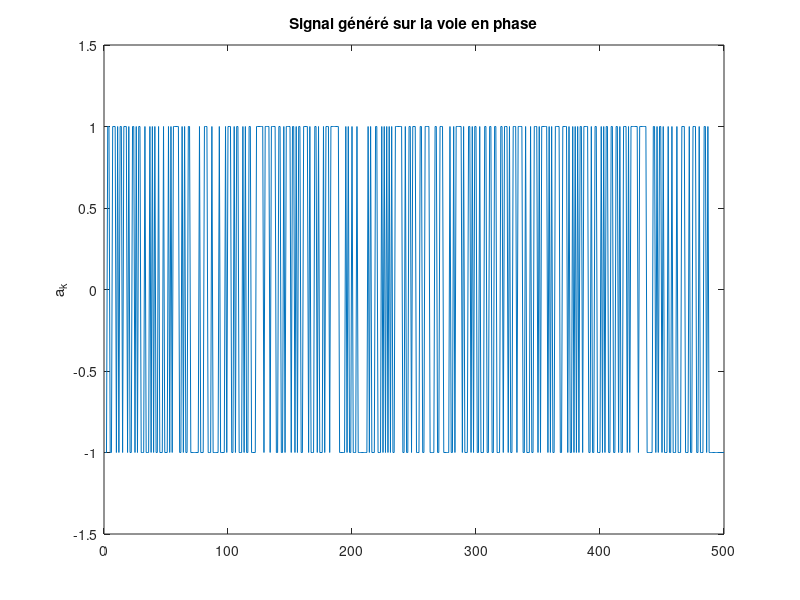
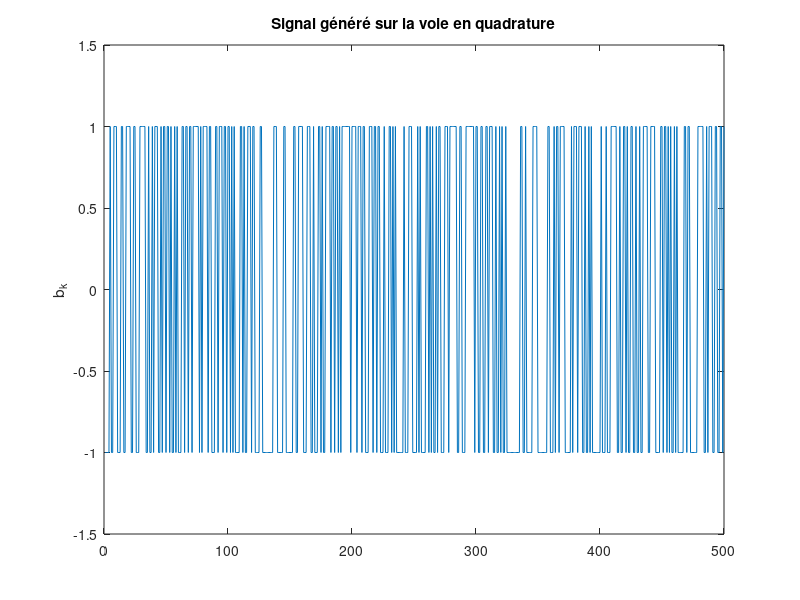

Reproduce these figures in MATLAB, in order. (Note: this script raises an error after producing the figures.)
clear all;
close all;
clc;

%% Constantes
alpha = 0.35;
fp = 2000; 
Fe = 10000;
Rs = 1000;
Ts = 1/Rs;
Te = 1/Fe;
Ns = floor(Ts/Te);
nb_bits = 1000; 
n = 2; % nombre de bits par symbole
t0 = 1;
M = 4;

%% Tracer les signaux en phase et en quadrature de phase
% Générer l'information binaire
bits = randi([0,1], 1, nb_bits);

% Mapping 
a = 2*bits(1:2:end)-1;
b = 2*bits(2:2:end)-1;
symbole_complexe = a + j*b;

figure();
plot(a);
axis([0 length(a) -1.5 1.5]);
ylabel("a_k");
title("Signal généré sur la voie en phase");

figure();
plot(b);
title("Signal généré sur la voie en quadrature");
axis([0 length(b) -1.5 1.5]);
ylabel("b_k");

% Suite de diracs
suite_de_dirac = kron(symbole_complexe, [1 zeros(1, Ns-1)]);

% Signal en sortie du filtre de mise en forme
h = rcosdesign(alpha, 4*n, Ns, 'normal');
retard = 4 * Ns;
suite_de_dirac_r = cat(2,suite_de_dirac, zeros(1,retard));
x_e = filter(h, 1, suite_de_dirac_r); 
x_e = x_e(retard +1 : end);


%% Densité spectrale de puissance de l'enveloppe complexe associciée au signal modulé sur fréquence porteuse

dsp = (1/length(x_e)).*abs(fft(x_e).*fft(x_e));
figure();
plot(linspace(0,Fe,length(dsp)), dsp);
title("Périodogramme du signal modulé sur fréquence porteuse");
xlabel("fréquence en Hertz");
ylabel("Périodogramme");


%% Implantation de la chaîne complète sans bruit

% Passage dans le filtre de réception
x_f = filter(h, 1, [x_e zeros(1, retard)]);
x_f = x_f(retard + 1 : end);

% Echantillonnage
x_f_ech = x_f(t0:Ns:end);

% Prise de décisison
bits_decides = zeros(1,length(bits));
bits_decides(1:2:end) = (sign(real(x_f_ech)) + 1) / 2;
bits_decides(2:2:end) = (sign(imag(x_f_ech)) + 1) / 2;

% Calcul TEB
TEB = length(find(bits_decides ~= bits))/length(bits) % le TEB est bien nul

%% Implantation de la chaîne avec bruit

Eb_N0_dB = [0:0.5:6];
Eb_N0 = 10.^(Eb_N0_dB/10);
TEB_m = zeros(1, length(Eb_N0_dB));
TEB_th = zeros(1, length(Eb_N0_dB));
Px = mean(abs(x_e).^2);


for i = 1:length(Eb_N0_dB)
    sigma_n_carre_reel = Px * Ns/ (2*log2(M)*Eb_N0(1,i)); % même que sigma_n_carre_im
    bruit_reel = sqrt(sigma_n_carre_reel) .* randn(1, length(x_e));
    bruit = bruit_reel + j*bruit_reel;
    x_c = x_e + bruit;
    
    % Passage dans le filtre de réception
    x_f = filter(h, 1, [x_c zeros(1, retard)]);
    x_f = x_f(retard + 1 : end);

    % Echantillonnage
    x_f_ech = x_f(t0:Ns:end);

    % Prise de décisison
    bits_decides = zeros(1,length(bits));
    bits_decides(1:2:end) = (sign(real(x_f_ech)) + 1) / 2;
    bits_decides(2:2:end) = (sign(imag(x_f_ech)) + 1) / 2;

    % Calcul TEB
    TEB_m(1,i) = length(find(bits_decides ~= bits))/length(bits);
    
end
figure();
semilogy(Eb_N0_dB, TEB_m);
title("TEB simulé");
xlabel("Eb/N0 en dB");
ylabel("TEB");
   
%% Constellations en sortie du mapping et en sortie de l'échantillonneur pour une valeur donnée de Eb/N0
% En sortie du mapping
figure();
plot(a, b, "r*");
axis([-1.5 1.5 -1.5 1.5]);
xlabel("a_k");
ylabel("b_k");
title("Constellations en sortie du mapping");

% En sortie de l'échantillonneur
figure();
plot(real(x_f_ech), imag(x_f_ech), "r*");
axis([-1.5 1.5 -1.5 1.5]);
xlabel("a_k");
ylabel("b_k");
title("Constellations en sortie de l'échantillonneur");

%% Comparaison TEB chaîne sur fréquence porteuse et chaîne passe-bas équivalente
TEB_ref = qfunc(sqrt(2*Eb_N0));

figure();
semilogy(Eb_N0_dB, TEB_m);
hold on;
semilogy(Eb_N0_dB , TEB_ref);
legend('TEB simulé (chaîne passe-bas équivalente)', 'TEB théorique (chaîne sur fréquence porteuse)');
title("Comparaison TEB chaîne sur fréquence porteuse et chaîne passe-bas équivalente");
xlabel("Eb/N0 en dB");
ylabel("TEB");

